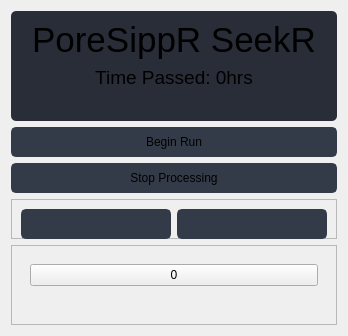
                  <widget class="QWidget" name="page_table">
                   <layout class="QVBoxLayout" name="verticalLayout_20">
                    <item>
                     <widget class="QFrame" name="frame_div_content_10">
                      <property name="minimumSize">
                       <size>
                        <width>0</width>
                        <height>110</height>
                       </size>
                      </property>
                      <property name="maximumSize">
                       <size>
                        <width>16777215</width>
                        <height>110</height>
                       </size>
                      </property>
                      <property name="styleSheet">
                       <string notr="true">background-color: rgb(41, 45, 56);
border-radius: 5px;
</string>
                      </property>
                      <property name="frameShape">
                       <enum>QFrame::NoFrame</enum>
                      </property>
                      <property name="frameShadow">
                       <enum>QFrame::Raised</enum>
                      </property>
                      <layout class="QVBoxLayout" name="verticalLayout_8">
                       <item>
                        <widget class="QLabel" name="label_8">
                         <property name="font">
                          <font>
                           <family>Segoe UI</family>
                           <pointsize>26</pointsize>
                          </font>
                         </property>
                         <property name="text">
                          <string>PoreSippR SeekR</string>
                         </property>
                         <property name="alignment">
                          <set>Qt::AlignCenter</set>
                         </property>
                        </widget>
                       </item>
                       <item>
                        <widget class="QLabel" name="timeLabel">
                         <property name="font">
                          <font>
                           <pointsize>14</pointsize>
                          </font>
                         </property>
                         <property name="text">
                          <string>Time Passed: 0hrs</string>
                         </property>
                         <property name="alignment">
                          <set>Qt::AlignCenter</set>
                         </property>
                        </widget>
                       </item>
                       <item>
                        <widget class="QLabel" name="runLabelError">
                         <property name="palette">
                          <palette>
                           <active>
                            <colorrole role="WindowText">
                             <brush brushstyle="SolidPattern">
                              <color alpha="255">
                               <red>190</red>
                               <green>9</green>
                               <blue>9</blue>
                              </color>
                             </brush>
                            </colorrole>
                            <colorrole role="Button">
                             <brush brushstyle="SolidPattern">
                              <color alpha="255">
                               <red>41</red>
                               <green>45</green>
                               <blue>56</blue>
                              </color>
                             </brush>
                            </colorrole>
                            <colorrole role="Text">
                             <brush brushstyle="SolidPattern">
                              <color alpha="255">
                               <red>190</red>
                               <green>9</green>
                               <blue>9</blue>
                              </color>
                             </brush>
                            </colorrole>
                            <colorrole role="ButtonText">
                             <brush brushstyle="SolidPattern">
                              <color alpha="255">
                               <red>190</red>
                               <green>9</green>
                               <blue>9</blue>
                              </color>
                             </brush>
                            </colorrole>
                            <colorrole role="Base">
                             <brush brushstyle="SolidPattern">
                              <color alpha="255">
                               <red>41</red>
                               <green>45</green>
                               <blue>56</blue>
                              </color>
                             </brush>
                            </colorrole>
                            <colorrole role="Window">
                             <brush brushstyle="SolidPattern">
                              <color alpha="255">
                               <red>41</red>
                               <green>45</green>
                               <blue>56</blue>
                              </color>
                             </brush>
                            </colorrole>
                            <colorrole role="PlaceholderText">
                             <brush brushstyle="NoBrush">
                              <color alpha="128">
                               <red>190</red>
                               <green>9</green>
                               <blue>9</blue>
                              </color>
                             </brush>
                            </colorrole>
                           </active>
                           <inactive>
                            <colorrole role="WindowText">
                             <brush brushstyle="SolidPattern">
                              <color alpha="255">
                               <red>190</red>
                               <green>9</green>
                               <blue>9</blue>
                              </color>
                             </brush>
                            </colorrole>
                            <colorrole role="Button">
                             <brush brushstyle="SolidPattern">
                              <color alpha="255">
                               <red>41</red>
                               <green>45</green>
                               <blue>56</blue>
                              </color>
                             </brush>
                            </colorrole>
                            <colorrole role="Text">
                             <brush brushstyle="SolidPattern">
                              <color alpha="255">
                               <red>190</red>
                               <green>9</green>
                               <blue>9</blue>
                              </color>
                             </brush>
                            </colorrole>
                            <colorrole role="ButtonText">
                             <brush brushstyle="SolidPattern">
                              <color alpha="255">
                               <red>190</red>
                               <green>9</green>
                               <blue>9</blue>
                              </color>
                             </brush>
                            </colorrole>
                            <colorrole role="Base">
                             <brush brushstyle="SolidPattern">
                              <color alpha="255">
                               <red>41</red>
                               <green>45</green>
                               <blue>56</blue>
                              </color>
                             </brush>
                            </colorrole>
                            <colorrole role="Window">
                             <brush brushstyle="SolidPattern">
                              <color alpha="255">
                               <red>41</red>
                               <green>45</green>
                               <blue>56</blue>
                              </color>
                             </brush>
                            </colorrole>
                            <colorrole role="PlaceholderText">
                             <brush brushstyle="NoBrush">
                              <color alpha="128">
                               <red>190</red>
                               <green>9</green>
                               <blue>9</blue>
                              </color>
                             </brush>
                            </colorrole>
                           </inactive>
                           <disabled>
                            <colorrole role="WindowText">
                             <brush brushstyle="SolidPattern">
                              <color alpha="255">
                               <red>190</red>
                               <green>9</green>
                               <blue>9</blue>
                              </color>
                             </brush>
                            </colorrole>
                            <colorrole role="Button">
                             <brush brushstyle="SolidPattern">
                              <color alpha="255">
                               <red>41</red>
                               <green>45</green>
                               <blue>56</blue>
                              </color>
                             </brush>
                            </colorrole>
                            <colorrole role="Text">
                             <brush brushstyle="SolidPattern">
                              <color alpha="255">
                               <red>190</red>
                               <green>9</green>
                               <blue>9</blue>
                              </color>
                             </brush>
                            </colorrole>
                            <colorrole role="ButtonText">
                             <brush brushstyle="SolidPattern">
                              <color alpha="255">
                               <red>190</red>
                               <green>9</green>
                               <blue>9</blue>
                              </color>
                             </brush>
                            </colorrole>
                            <colorrole role="Base">
                             <brush brushstyle="SolidPattern">
                              <color alpha="255">
                               <red>41</red>
                               <green>45</green>
                               <blue>56</blue>
                              </color>
                             </brush>
                            </colorrole>
                            <colorrole role="Window">
                             <brush brushstyle="SolidPattern">
                              <color alpha="255">
                               <red>41</red>
                               <green>45</green>
                               <blue>56</blue>
                              </color>
                             </brush>
                            </colorrole>
                            <colorrole role="PlaceholderText">
                             <brush brushstyle="NoBrush">
                              <color alpha="128">
                               <red>190</red>
                               <green>9</green>
                               <blue>9</blue>
                              </color>
                             </brush>
                            </colorrole>
                           </disabled>
                          </palette>
                         </property>
                         <property name="font">
                          <font>
                           <family>Segoe UI</family>
                           <pointsize>9</pointsize>
                          </font>
                         </property>
                         <property name="styleSheet">
                          <string notr="true">color:rgb(190, 9, 9);</string>
                         </property>
                         <property name="text">
                          <string/>
                         </property>
                         <property name="alignment">
                          <set>Qt::AlignCenter</set>
                         </property>
                        </widget>
                       </item>
                      </layout>
                     </widget>
                    </item>
                    <item>
                     <widget class="QPushButton" name="runBtn">
                      <property name="minimumSize">
                       <size>
                        <width>150</width>
                        <height>30</height>
                       </size>
                      </property>
                      <property name="font">
                       <font>
                        <family>Segoe UI</family>
                        <pointsize>9</pointsize>
                       </font>
                      </property>
                      <property name="styleSheet">
                       <string notr="true">QPushButton {
	border: 2px solid rgb(52, 59, 72);
	border-radius: 5px;	
	background-color: rgb(52, 59, 72);
}
QPushButton:hover {
	background-color: rgb(57, 65, 80);
	border: 2px solid rgb(61, 70, 86);
}
QPushButton:pressed {	
	background-color: rgb(35, 40, 49);
	border: 2px solid rgb(43, 50, 61);
}</string>
                      </property>
                      <property name="text">
                       <string>Begin Run</string>
                      </property>
                      <property name="icon">
                       <iconset resource="files.qrc">
                        <normaloff>:/16x16/icons/16x16/cil-lightbulb.png</normaloff>:/16x16/icons/16x16/cil-lightbulb.png</iconset>
                      </property>
                     </widget>
                    </item>
                    <item>
                     <widget class="QPushButton" name="cancelBtn">
                      <property name="minimumSize">
                       <size>
                        <width>150</width>
                        <height>30</height>
                       </size>
                      </property>
                      <property name="font">
                       <font>
                        <family>Segoe UI</family>
                        <pointsize>9</pointsize>
                       </font>
                      </property>
                      <property name="layoutDirection">
                       <enum>Qt::LeftToRight</enum>
                      </property>
                      <property name="styleSheet">
                       <string notr="true">QPushButton {
	border: 2px solid rgb(52, 59, 72);
	border-radius: 5px;	
	background-color: rgb(52, 59, 72);
}
QPushButton:hover {
	background-color: rgb(57, 65, 80);
	border: 2px solid rgb(61, 70, 86);
}
QPushButton:pressed {	
	background-color: rgb(35, 40, 49);
	border: 2px solid rgb(43, 50, 61);
}</string>
                      </property>
                      <property name="text">
                       <string>Stop Processing</string>
                      </property>
                      <property name="icon">
                       <iconset resource="files.qrc">
                        <normaloff>:/16x16/icons/16x16/cil-ban.png</normaloff>:/16x16/icons/16x16/cil-ban.png</iconset>
                      </property>
                     </widget>
                    </item>
                    <item alignment="Qt::AlignLeft|Qt::AlignTop">
                     <widget class="QFrame" name="frame">
                      <property name="maximumSize">
                       <size>
                        <width>16777215</width>
                        <height>40</height>
                       </size>
                      </property>
                      <property name="layoutDirection">
                       <enum>Qt::RightToLeft</enum>
                      </property>
                      <property name="frameShape">
                       <enum>QFrame::StyledPanel</enum>
                      </property>
                      <property name="frameShadow">
                       <enum>QFrame::Raised</enum>
                      </property>
                      <layout class="QHBoxLayout" name="horizontalLayout_9">
                       <item>
                        <widget class="QPushButton" name="rightBtn">
                         <property name="minimumSize">
                          <size>
                           <width>150</width>
                           <height>30</height>
                          </size>
                         </property>
                         <property name="font">
                          <font>
                           <family>Segoe UI</family>
                           <pointsize>9</pointsize>
                          </font>
                         </property>
                         <property name="styleSheet">
                          <string notr="true">QPushButton {
	border: 2px solid rgb(52, 59, 72);
	border-radius: 5px;	
	background-color: rgb(52, 59, 72);
}
QPushButton:hover {
	background-color: rgb(57, 65, 80);
	border: 2px solid rgb(61, 70, 86);
}
QPushButton:pressed {	
	background-color: rgb(35, 40, 49);
	border: 2px solid rgb(43, 50, 61);
}</string>
                         </property>
                         <property name="text">
                          <string/>
                         </property>
                         <property name="icon">
                          <iconset resource="files.qrc">
                           <normaloff>:/16x16/icons/16x16/cil-arrow-circle-right.png</normaloff>:/16x16/icons/16x16/cil-arrow-circle-right.png</iconset>
                         </property>
                        </widget>
                       </item>
                       <item>
                        <widget class="QPushButton" name="leftBtn">
                         <property name="minimumSize">
                          <size>
                           <width>150</width>
                           <height>30</height>
                          </size>
                         </property>
                         <property name="font">
                          <font>
                           <family>Segoe UI</family>
                           <pointsize>9</pointsize>
                          </font>
                         </property>
                         <property name="layoutDirection">
                          <enum>Qt::LeftToRight</enum>
                         </property>
                         <property name="styleSheet">
                          <string notr="true">QPushButton {
	border: 2px solid rgb(52, 59, 72);
	border-radius: 5px;	
	background-color: rgb(52, 59, 72);
}
QPushButton:hover {
	background-color: rgb(57, 65, 80);
	border: 2px solid rgb(61, 70, 86);
}
QPushButton:pressed {	
	background-color: rgb(35, 40, 49);
	border: 2px solid rgb(43, 50, 61);
}</string>
                         </property>
                         <property name="text">
                          <string/>
                         </property>
                         <property name="icon">
                          <iconset resource="files.qrc">
                           <normaloff>:/16x16/icons/16x16/cil-arrow-circle-left.png</normaloff>:/16x16/icons/16x16/cil-arrow-circle-left.png</iconset>
                         </property>
                        </widget>
                       </item>
                      </layout>
                     </widget>
                    </item>
                    <item>
                     <widget class="QFrame" name="frame_4">
                      <property name="sizePolicy">
                       <sizepolicy hsizetype="Preferred" vsizetype="Preferred">
                        <horstretch>0</horstretch>
                        <verstretch>0</verstretch>
                       </sizepolicy>
                      </property>
                      <property name="minimumSize">
                       <size>
                        <width>0</width>
                        <height>40</height>
                       </size>
                      </property>
                      <property name="frameShape">
                       <enum>QFrame::StyledPanel</enum>
                      </property>
                      <property name="frameShadow">
                       <enum>QFrame::Raised</enum>
                      </property>
                      <layout class="QHBoxLayout" name="horizontalLayout_11">
                       <item>
                        <widget class="QStackedWidget" name="stackedWidget_2">
                         <property name="currentIndex">
                          <number>0</number>
                         </property>
                         <widget class="QWidget" name="page_0">
                          <layout class="QVBoxLayout" name="verticalLayout_6">
                           <item>
                            <widget class="QPushButton" name="pushButton">
                             <property name="text">
                              <string>0</string>
                             </property>
                            </widget>
                           </item>
                           <item>
                            <widget class="QLabel" name="imageLabel_0">
                             <property name="text">
                              <string/>
                             </property>
                             <property name="alignment">
                              <set>Qt::AlignCenter</set>
                             </property>
                            </widget>
                           </item>
                          </layout>
                         </widget>
                         <widget class="QWidget" name="page_1">
                          <layout class="QVBoxLayout" name="verticalLayout_11">
                           <item>
                            <widget class="QPushButton" name="pushButton_2">
                             <property name="text">
                              <string>1</string>
                             </property>
                            </widget>
                           </item>
                           <item>
                            <widget class="QLabel" name="imageLabel_1">
                             <property name="text">
                              <string/>
                             </property>
                             <property name="alignment">
                              <set>Qt::AlignCenter</set>
                             </property>
                            </widget>
                           </item>
                          </layout>
                         </widget>
                         <widget class="QWidget" name="page_2">
                          <layout class="QVBoxLayout" name="verticalLayout_12">
                           <item>
                            <widget class="QPushButton" name="pushButton_3">
                             <property name="text">
                              <string>2</string>
                             </property>
                            </widget>
                           </item>
                           <item>
                            <widget class="QLabel" name="imageLabel_2">
                             <property name="text">
                              <string/>
                             </property>
                             <property name="alignment">
                              <set>Qt::AlignCenter</set>
                             </property>
                            </widget>
                           </item>
                          </layout>
                         </widget>
                        </widget>
                       </item>
                      </layout>
                     </widget>
                    </item>
                   </layout>
                  </widget>
